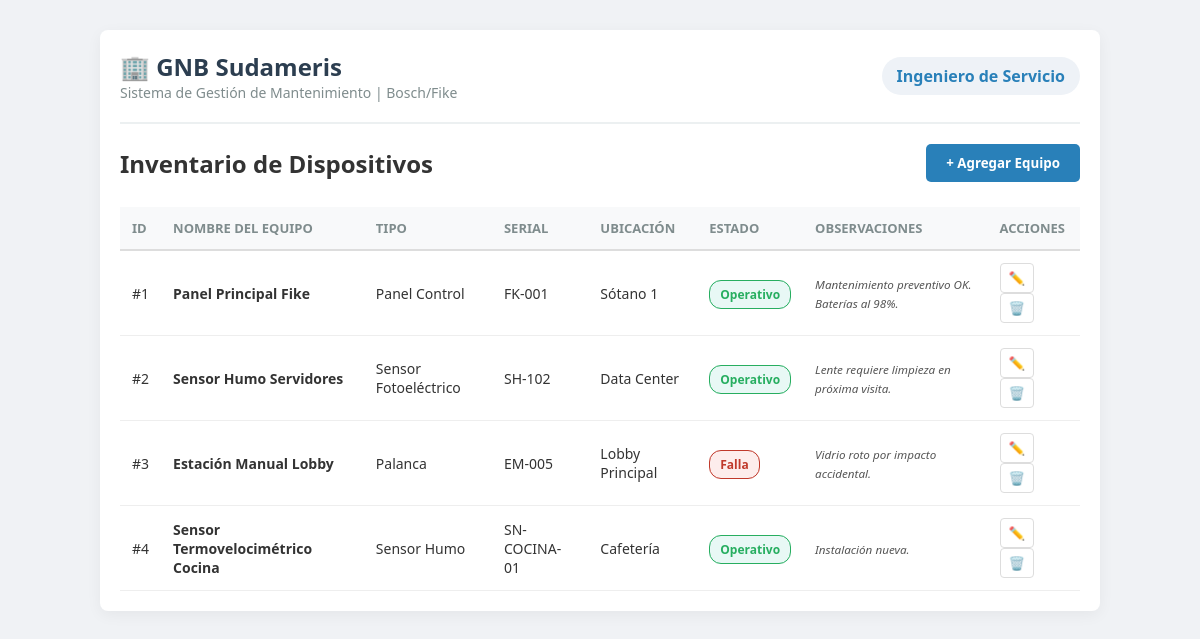
The page / on the database its author committed.
### app.py (models this page shows, shortened)
class Equipo(db.Model):
    id = db.Column(db.Integer, primary_key=True)
    nombre = db.Column(db.String(100), nullable=False)
    tipo = db.Column(db.String(50), nullable=False)
    serial = db.Column(db.String(50), unique=True)
    ubicacion = db.Column(db.String(100), nullable=False)
    estado = db.Column(db.String(20), default='Operativo')
    observaciones = db.Column(db.String(200)) # Campo Nuevo

### app.py (the view)
@app.route('/')
def dashboard():
    todos_los_equipos = Equipo.query.all()
    return render_template('index.html', equipos=todos_los_equipos)

### templates/index.html (shortened to what this page needs)
<!DOCTYPE html>
<html lang="es">
<head>
    <link rel="stylesheet" href="{{ url_for('static', filename='style.css') }}">
</head>
<body>
    <div class="main-container">
        <header class="dashboard-header">
            <div class="logo-area">
                <h1>🏢 GNB Sudameris</h1>
                <p>Sistema de Gestión de Mantenimiento | Bosch/Fike</p>
            </div>
            <div class="user-info">
                <span>Ingeniero de Servicio</span>
            </div>
        </header>
        <div class="actions-bar">
            <h2>Inventario de Dispositivos</h2>
            <button class="btn-primary" onclick="abrirModal()">+ Agregar Equipo</button>
        </div>
        <div class="table-wrapper">
            <table>
                <thead>
                    <tr>
                        <th>ID</th>
                        <th>Nombre del Equipo</th>
                        <th>Tipo</th>
                        <th>Serial</th>
                        <th>Ubicación</th>
                        <th>Estado</th>
                        <th>Observaciones</th> <th>Acciones</th>
                    </tr>
                </thead>
                <tbody>
                    {% for equipo in equipos %}
                    <tr>
                        <td>#{{ equipo.id }}</td>
                        <td><strong>{{ equipo.nombre }}</strong></td>
                        <td>{{ equipo.tipo }}</td>
                        <td><code>{{ equipo.serial }}</code></td>
                        <td>{{ equipo.ubicacion }}</td>
                        <td>
                            <span class="status-badge {{ 'status-ok' if equipo.estado == 'Operativo' else 'status-fail' }}">
                                {{ equipo.estado }}
                            </span>
                        </td>
                        <td>
    <small style="color: #555; font-style: italic;">
        {{ equipo.observaciones if equipo.observaciones else '---' }}
    </small>
</td>
                        <td>
                            <button class="btn-small">✏️</button>
                            <button class="btn-small btn-danger">🗑️</button>
                        </td>
                    </tr>
                    {% else %}
                    <tr>
                        <td colspan="7" style="text-align: center;">No hay equipos registrados.</td>
                    </tr>
                    {% endfor %}
                </tbody>
            </table>
        </div>
    </div>
</body>
</html>

### static/style.css (style rules this page uses)
* { box-sizing: border-box; margin: 0; padding: 0; font-family: 'Segoe UI', Tahoma, Geneva, Verdana, sans-serif; }
body { background-color: #f0f2f5; color: #333; }
.main-container { max-width: 1000px; margin: 30px auto; background: white; border-radius: 8px; box-shadow: 0 4px 15px rgba(0,0,0,0.05); padding: 20px; }
.dashboard-header { display: flex; justify-content: space-between; align-items: center; padding-bottom: 20px; border-bottom: 2px solid #ecf0f1; margin-bottom: 20px; }
.logo-area h1 { color: #2c3e50; font-size: 24px; }
.logo-area p { color: #7f8c8d; font-size: 14px; }
.user-info { background: #eef2f7; padding: 8px 15px; border-radius: 20px; font-weight: bold; color: #2980b9; }
.actions-bar { display: flex; justify-content: space-between; align-items: center; margin-bottom: 15px; }
.btn-primary { background-color: #2980b9; color: white; border: none; padding: 10px 20px; border-radius: 5px; cursor: pointer; font-weight: bold; }
.table-wrapper { overflow-x: auto; }
table { width: 100%; border-collapse: collapse; margin-top: 10px; }
thead { background-color: #f8f9fa; }
th { text-align: left; padding: 12px; font-size: 13px; color: #7f8c8d; text-transform: uppercase; border-bottom: 2px solid #ddd; }
td { padding: 12px; border-bottom: 1px solid #eee; font-size: 14px; }
.status-badge { padding: 5px 10px; border-radius: 12px; font-size: 12px; font-weight: bold; }
.status-ok { background-color: #e8f8f5; color: #27ae60; border: 1px solid #27ae60; }
.status-fail { background-color: #fdedec; color: #c0392b; border: 1px solid #c0392b; }
.btn-small { padding: 5px 8px; border: 1px solid #ddd; background: white; border-radius: 4px; cursor: pointer; }

### rows shown on the page
Equipo: id "1", nombre "Panel Principal Fike", tipo "Panel Control", serial "FK-001", ubicacion "Sótano 1", estado "Operativo", observaciones "Mantenimiento preventivo OK. Baterías al 98%."
Equipo: id "2", nombre "Sensor Humo Servidores", tipo "Sensor Fotoeléctrico", serial "SH-102", ubicacion "Data Center", estado "Operativo", observaciones "Lente requiere limpieza en próxima visita."
Equipo: id "3", nombre "Estación Manual Lobby", tipo "Palanca", serial "EM-005", ubicacion "Lobby Principal", estado "Falla", observaciones "Vidrio roto por impacto accidental."
Equipo: id "4", nombre "Sensor Termovelocimétrico Cocina", tipo "Sensor Humo", serial "SN-COCINA-01", ubicacion "Cafetería", estado "Operativo", observaciones "Instalación nueva."
